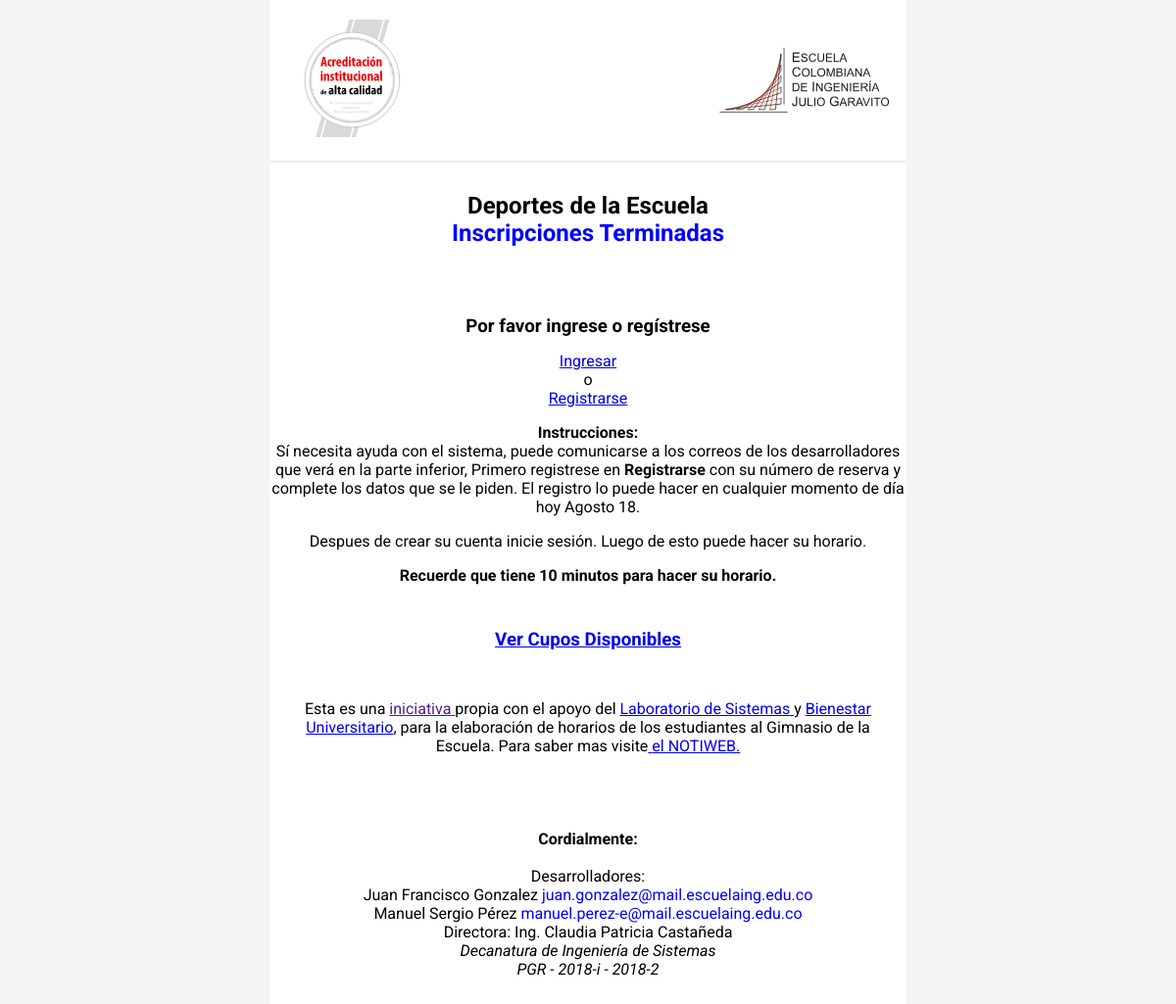
Before: / with the older database file.
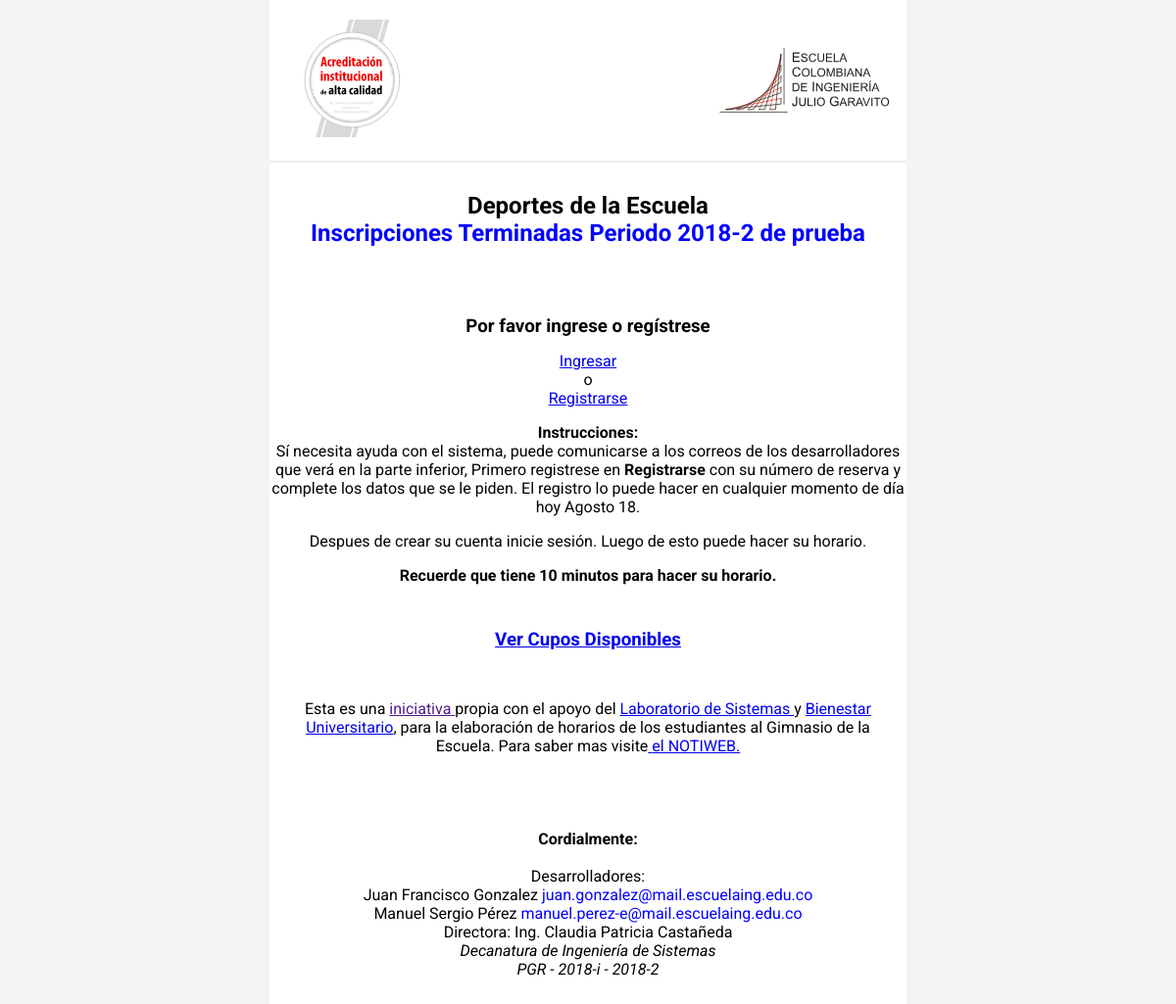
After: the same page with the newer database file.
### tables this page shows
CREATE TABLE `tperiodos` (
  `id_periodo` varchar(10) NOT NULL COMMENT 'periodo: 2018-i, 2018-2',
  `id_nombre` varchar(60) NOT NULL COMMENT 'nombre: Periodo 2018-i'
);

### controller/global.php (called while the page is built, shortened)
<?
require 'database.php';
$query = "SELECT id_periodo, id_nombre FROM tperiodos WHERE id_periodo = '_2018_2_i'";
$consul = mysqli_query($conn, $query) or die(mysqli_error($conn));
$results = mysqli_fetch_array($consul);
$N_PERIODO= $results['id_nombre'];
?>

### index.php (the view, shortened to what this page needs)
<?php
  require 'controller/database.php';
  include 'controller/global.php';
?>
<!DOCTYPE html>
<html>
  <head>
    <link rel="stylesheet" href="controller/assets/css/style.css">
  </head>
  <body>
  <div class="container">
    <header>
      <div class="logoescuela">
        <img src="media/logo-ESCUELA.svg" width="650" height="auto">
      </div>
    </header>
    <section>
        <h1>Deportes de la Escuela <br><font color="blue">Inscripciones Terminadas <?= $N_PERIODO?></font></h1>
        <iframe src="http://free.timeanddate.com/clock/i6dk1lhx/n41/tlco4/pa5/tt0" frameborder="0" width="310" height="26"></iframe>
        <br>
      <?php if(!empty($user)): ?>
        <h3> Sesión iniciada como: <?= $user; ?> </h3>
        <a href="pages/logout.php">
          Salir
        </a>
      <?php else: ?>
        <h3>Por favor ingrese o regístrese</h3>
        <a href="pages/login.php">Ingresar</a> <br>
        o
        <br><a href="pages/signup.php">Registrarse</a>
      <?php endif; ?>
      <p>
      <b>Instrucciones:</b><br>
      Sí necesita ayuda con el sistema, puede comunicarse a los correos de los desarrolladores que verá en la parte inferior,
      Primero registrese en <b>Registrarse</b> con su número de reserva y complete los datos que se le piden. El registro lo puede hacer en cualquier momento de día
      hoy Agosto 18.
      </p>
      <p>
      Despues de crear su cuenta inicie sesión. Luego de esto puede hacer su horario.
      </p>
      <p>
      <b>Recuerde que tiene 10 minutos para hacer su horario.</b>
      </p>
      <br>
      <h3><a href="cupos_dis.php">Ver Cupos Disponibles</a></h3>
      <p class="desc">
        Esta es una <a href=""> iniciativa </a> propia con el apoyo del <a href="http://laboratorio.is.escuelaing.edu.co/"> Laboratorio de Sistemas </a>
      y <a href="https://www.escuelaing.edu.co/es/vida_universitaria/bienestar_universitario/recreacion/programa"> Bienestar Universitario</a>, para la elaboración de horarios de los estudiantes al Gimnasio de la Escuela.
      Para saber mas visite<a href="http://notiweb.escuelaing.edu.co/blog/2018/07/24/ganadores-de-la-trigesima-sexta-version-de-la-vitrina-academica-2018-i/"> el NOTIWEB. </a>
      </p>
      </section>
    <footer>
      <p>
      <b>Cordialmente:</b><br>
      <br>Desarrolladores:<br>
      Juan Francisco Gonzalez <font color="blue">juan.gonzalez@mail.escuelaing.edu.co</font><br>
      Manuel Sergio Pérez <font color="blue">manuel.perez-e@mail.escuelaing.edu.co</font><br>
      Directora:
      Ing. Claudia Patricia Castañeda<br>
      <i>Decanatura de Ingeniería de Sistemas</i><br>
      <i>PGR - 2018-i - 2018-2</i>
      </p>
    </footer>
  </div>
  </body>
</html>

### controller/assets/css/style.css (style rules this page uses)
body { margin: 0; padding: 0; font-family: 'Roboto', sans-serif; text-align: center; background: #F4F4F4; }
.container { background: #fff; width: 650px; padding:0; margin:0 auto; }
.desc { padding:20px 20px 30px 20px; margin:20px 0; }
h1 { margin: 20px; padding: 10px; }
h3 { margin: 5px; padding: 5px 2px 10px 2px; }
header { border-bottom: 2px solid #eee; padding: 20px 0; margin-bottom: 10px; width: 100%; text-align: center; }
footer { padding: 10px }

Changed rows visible on the page:
added tperiodos: id_nombre "Periodo 2018-2 de prueba"
